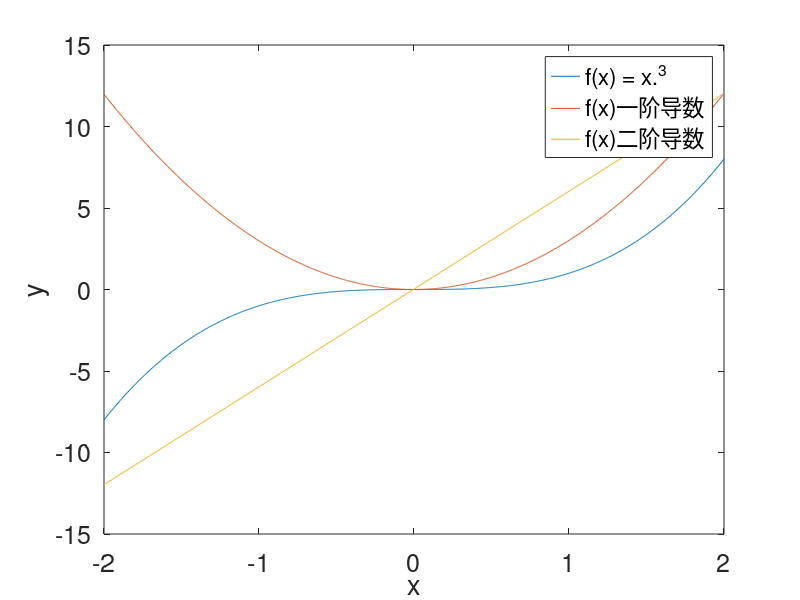

Here is the MATLAB script that generated this plot:
x = -2:0.005:2;
y = x.^3;
m = diff(y)./diff(x);
m2 = diff(m)./diff(x(1:end-1));

plot(x,y,x(1:end-1),m,x(1:end-2),m2);
xlabel('x','FontSize',18);
ylabel('y','FontSize',18);
legend('f(x) = x.^3','f(x)一阶导数','f(x)二阶导数');
set(gca,'FontSize',18);
